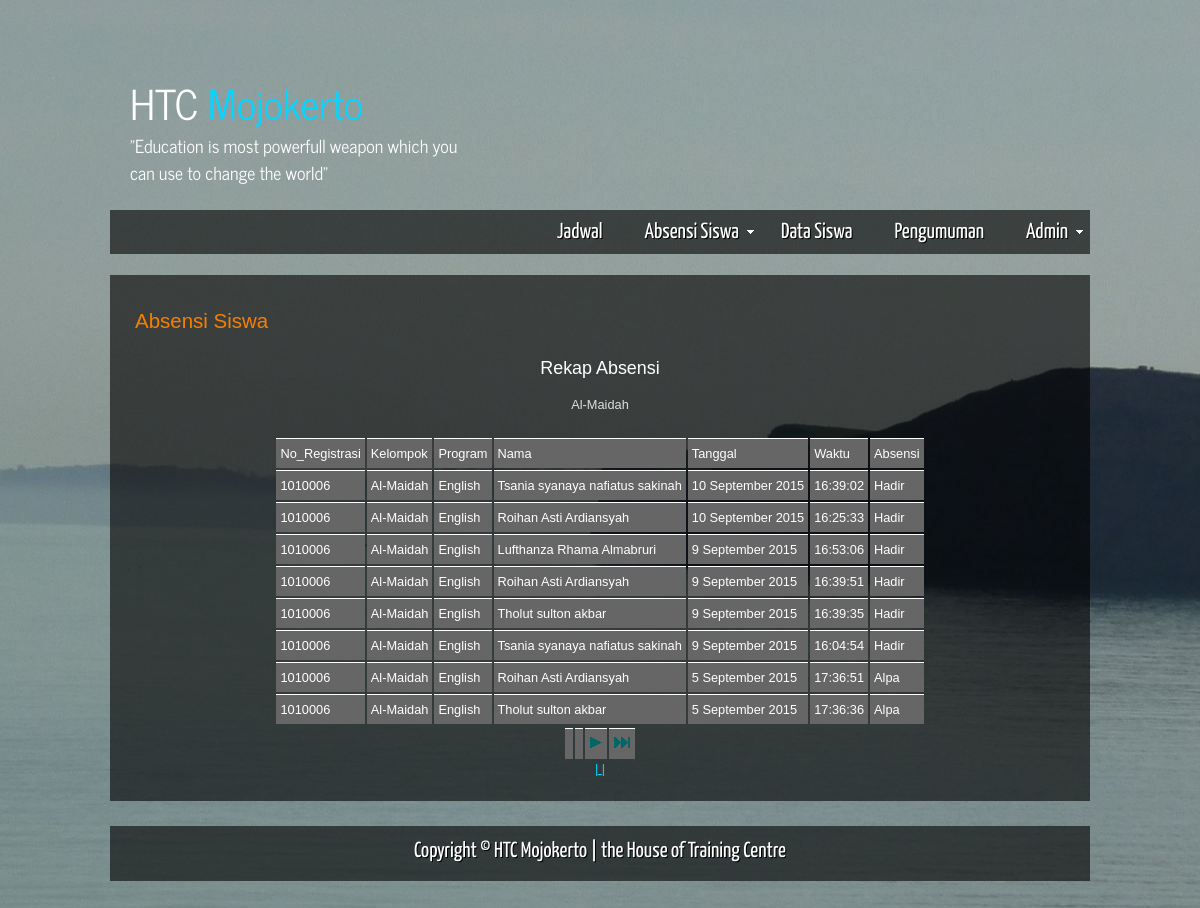
/Absensi/rekapabsensi.php?Group=Al-Maidah, run on the app's committed database.
### tables this page shows
CREATE TABLE IF NOT EXISTS `data_siswa` (
  `Group` varchar(20) NOT NULL,
  `Program` varchar(32) NOT NULL,
  `No_Registrasi` int(11) NOT NULL AUTO_INCREMENT,
  `Nama` varchar(35) NOT NULL,
  `Nama_panggilan` varchar(10) NOT NULL,
  `Tempat_Tanggal_Lahir` varchar(40) NOT NULL,
  `Jenis_kelamin` varchar(10) NOT NULL,
  `No_Hp` varchar(15) DEFAULT NULL,
  `Alamat_Lengkap` varchar(200) DEFAULT NULL,
  `Nama_ayah` varchar(35) NOT NULL,
  `No_Hp_Ayah` varchar(15) DEFAULT NULL,
  `Nama_Ibu` varchar(35) NOT NULL,
  `No_Hp_Ibu` varchar(15) DEFAULT NULL,
  `Alamat_Orang_Tua` varchar(200) DEFAULT NULL,
  `Date_of_joint` varchar(20) NOT NULL,
  `Sistem_Administrasi` varchar(200) DEFAULT NULL,
  `Catatan` varchar(200) DEFAULT NULL,
  `Foto` varchar(100) DEFAULT NULL,
  PRIMARY KEY (`No_Registrasi`),
  UNIQUE KEY `No_Registrasi` (`No_Registrasi`)
);

CREATE TABLE IF NOT EXISTS `absensi` (
  `No` int(11) NOT NULL AUTO_INCREMENT,
  `No_Registrasi` varchar(32) NOT NULL,
  `Kelompok` varchar(32) NOT NULL,
  `Program` varchar(32) NOT NULL,
  `Nama` varchar(32) NOT NULL,
  `Tanggal` varchar(32) NOT NULL,
  `Waktu` varchar(32) NOT NULL,
  `Absensi` varchar(32) NOT NULL,
  PRIMARY KEY (`No`)
);

### Absensi/rekapabsensi.php (the view, shortened to what this page needs)
<?php require_once('../Connections/Server_HTC.php'); ?>
<?php
if (!function_exists("GetSQLValueString")) {
function GetSQLValueString($theValue, $theType, $theDefinedValue = "", $theNotDefinedValue = "")
{
  $theValue = get_magic_quotes_gpc() ? stripslashes($theValue) : $theValue;
  $theValue = function_exists("mysql_real_escape_string") ? mysql_real_escape_string($theValue) : mysql_escape_string($theValue);
  switch ($theType) {
    case "text":
      $theValue = ($theValue != "") ? "'" . $theValue . "'" : "NULL";
      break;
  }
  return $theValue;
}
}
$currentPage = $_SERVER["PHP_SELF"];
$maxRows_Recordset1 = 8;
$pageNum_Recordset1 = 0;
$startRow_Recordset1 = $pageNum_Recordset1 * $maxRows_Recordset1;
$colname_Recordset1 = "-1";
if (isset($_GET['Group'])) {
  $colname_Recordset1 = $_GET['Group'];
}
$query_Recordset1 = sprintf("SELECT * FROM absensi WHERE Kelompok = %s ORDER BY `No` DESC", GetSQLValueString($colname_Recordset1, "text"));
$query_limit_Recordset1 = sprintf("%s LIMIT %d, %d", $query_Recordset1, $startRow_Recordset1, $maxRows_Recordset1);
$Recordset1 = mysql_query($query_limit_Recordset1, $Server_HTC) or die(mysql_error());
$row_Recordset1 = mysql_fetch_assoc($Recordset1);
if (isset($_GET['totalRows_Recordset1'])) {
  $totalRows_Recordset1 = $_GET['totalRows_Recordset1'];
} else {
  $all_Recordset1 = mysql_query($query_Recordset1);
  $totalRows_Recordset1 = mysql_num_rows($all_Recordset1);
}
$totalPages_Recordset1 = ceil($totalRows_Recordset1/$maxRows_Recordset1)-1;
$colname_Recordset3 = "-1";
if (isset($_GET['Group'])) {
  $colname_Recordset3 = $_GET['Group'];
}
$query_Recordset3 = sprintf("SELECT `Group`, Program, No_Registrasi, Nama FROM data_siswa WHERE `Group` = %s", GetSQLValueString($colname_Recordset3, "text"));
$Recordset3 = mysql_query($query_Recordset3, $Server_HTC) or die(mysql_error());
$row_Recordset3 = mysql_fetch_assoc($Recordset3);
$queryString_Recordset1 = "";
if (!empty($_SERVER['QUERY_STRING'])) {
  $params = explode("&", $_SERVER['QUERY_STRING']);
  $newParams = array();
  foreach ($params as $param) {
    if (stristr($param, "pageNum_Recordset1") == false &&
        stristr($param, "totalRows_Recordset1") == false) {
      array_push($newParams, $param);
    }
  }
  if (count($newParams) != 0) {
    $queryString_Recordset1 = "&" . htmlentities(implode("&", $newParams));
  }
}
$queryString_Recordset1 = sprintf("&totalRows_Recordset1=%d%s", $totalRows_Recordset1, $queryString_Recordset1);
?>
<!DOCTYPE HTML>
<html>
<head>
  <link rel="stylesheet" type="text/css" href="../css/style.css" />
</head>
<body>
  <div id="main">
    <header>
      <div id="logo">
        <div id="logo_text">
          <h1><a href="../index.php">HTC<span class="logo_colour"> Mojokerto</span></a></h1>
          <h2>&quot;Education is most powerfull weapon which you can use to change the world&quot;</h2>
        </div>
      </div>
      <nav>
        <div id="menu_container">
          <ul class="sf-menu" id="nav">
            <li><a href="../index.php">Jadwal</a></li>
                        <li><a href="#">Absensi Siswa</a>
			</li>
<li><a href="../HTCstudent.php">Data Siswa</a></li>
            <li><a href="#">Pengumuman</a></li>
             <li><a href="#">Admin</a>
        </div>
      </nav>
    </header>
<div id="site_content">
  <div>
    <h2>Absensi Siswa</h2>
<center>
<h3>Rekap Absensi</h3>
<p><?php echo $row_Recordset3['Group']; ?></p>
<table border="0">
  <tr>
    <td>No_Registrasi</td>
    <td>Kelompok</td>
    <td>Program</td>
    <td>Nama</td>
    <td>Tanggal</td>
    <td>Waktu</td>
    <td>Absensi</td>
  </tr>
  <?php do { ?>
    <tr>
      <td><?php echo $row_Recordset1['No_Registrasi']; ?></td>
      <td><?php echo $row_Recordset1['Kelompok']; ?></td>
      <td><?php echo $row_Recordset1['Program']; ?></td>
      <td><?php echo $row_Recordset1['Nama']; ?></td>
      <td><?php echo $row_Recordset1['Tanggal']; ?></td>
      <td><?php echo $row_Recordset1['Waktu']; ?></td>
      <td><?php echo $row_Recordset1['Absensi']; ?></td>
    </tr>
    <?php } while ($row_Recordset1 = mysql_fetch_assoc($Recordset1)); ?>
</table>
<table border="0">
  <tr>
    <td><?php if ($pageNum_Recordset1 > 0) {  ?>
          <a href="<?php printf("%s?pageNum_Recordset1=%d%s", $currentPage, 0, $queryString_Recordset1); ?>"><img src="First.gif" border=0></a>
          <?php }  ?>
    </td>
    <td><?php if ($pageNum_Recordset1 > 0) {  ?>
          <a href="<?php printf("%s?pageNum_Recordset1=%d%s", $currentPage, max(0, $pageNum_Recordset1 - 1), $queryString_Recordset1); ?>"><img src="Previous.gif" border=0></a>
          <?php }  ?>
    </td>
    <td><?php if ($pageNum_Recordset1 < $totalPages_Recordset1) {  ?>
          <a href="<?php printf("%s?pageNum_Recordset1=%d%s", $currentPage, min($totalPages_Recordset1, $pageNum_Recordset1 + 1), $queryString_Recordset1); ?>"><img src="Next.gif" border=0></a>
          <?php }  ?>
    </td>
    <td><?php if ($pageNum_Recordset1 < $totalPages_Recordset1) {  ?>
          <a href="<?php printf("%s?pageNum_Recordset1=%d%s", $currentPage, $totalPages_Recordset1, $queryString_Recordset1); ?>"><img src="Last.gif" border=0></a>
          <?php }  ?>
    </td>
  </tr>
</table>
<a href="rekapabsensi.php?Group=<?php echo $row_Recordset1['Kelompok']; ?>">| <?php echo $row_Recordset1['Kelompok']; ?> |</a>
</center>
</div>
</div>
    <footer>
      <p>Copyright &copy; HTC Mojokerto | <a href="#">the House of Training Centre</a></p>
</footer>
  </div>
</body>
</html>

### css/style.css (style rules this page uses)
html { height: 100%; }
* { margin: 0; padding: 0; }
article, aside, figure, footer, header, hgroup, nav, section { display:block; }
body { font: normal .80em arial, sans-serif; background: #FFF url(../images/back.jpg) no-repeat center fixed; color: #DDD; }
p { padding: 0 0 20px 0; line-height: 1.7em; }
img { border: 0; }
h1, h2, h3, h4, h5, h6 { color: #362C20; letter-spacing: 0em; padding: 0 0 5px 0; }
h1, h2, h3 { font: normal 140% arial, sans-serif; margin: 0 0 15px 0; padding: 15px 0 5px 0; color: #FFF; }
h2 { font-size: 160%; padding: 9px 0 5px 0; color: #F67F00; }
h3 { font-size: 140%; padding: 5px 0 0 0; }
a, a:hover { outline: none; text-decoration: underline; color: #09D4FF; }
ul { margin: 2px 0 22px 17px; }
ul li { list-style-type: circle; margin: 0 0 3px 0; padding: 0 0 4px 5px; line-height: 1.5em; }
#main, nav, #container, #logo, #site_content, footer { margin-left: auto; margin-right: auto; }
#main { margin: 50px auto; width: 980px; padding-bottom: 30px; }
header { background: transparent; height: 225px; }
#logo { width: 330px; float: left; height: 100px; color: #888; padding: 20px; margin-bottom: 20px; }
#logo h1, #logo h2 { font: normal 320% 'News Cycle', arial, sans-serif; border-bottom: 0; text-transform: none; margin: 0; }
#logo_text h1, #logo_text h1 a, #logo_text h1 a:hover { padding: 0; color: #FFF; text-decoration: none; }
#logo_text h1 a .logo_colour { color: #09D4FF; }
#logo_text h2 { font-size: 140%; padding: 0 0 0 0; color: #FFF; }
nav { float: left; height: 44px; width: 980px; margin: 0 auto 0 auto; color: #FFF; background: transparent url(../images/transparent.png); }
#menu_container { width: 980px; margin: 0 auto 0 auto; }
#site_content { width: 930px; overflow: hidden; margin: 0px auto 0 auto; padding: 25px; background: transparent url(../images/transparent.png); }
footer { width: 980px; font: 170% 'Yanone Kaffeesatz', arial, sans-serif; text-shadow: 1px 1px #000; height: 30px; padding: 5px 0 20px 0; text-align: center; color: #FFF; margin-top: 25px; background: transparent url(../images/transparent.png); }
footer p { line-height: 1.7em; padding: 0 0 10px 0; }
footer a { color: #FFF; text-decoration: none; }
table { margin: 0px 0 0px 0; }
table tr th, table tr td { background: #70D4E6; color: #FFF; padding: 7px 4px; text-align: left; }
table tr td { background: #666666; color: #FFF; border-top: 1px solid #FFF; }
ul.sf-menu,ul.sf-menu * { margin: 0; padding: 0; }
ul.sf-menu { display: block; position: relative; }
ul.sf-menu li { display: block; list-style: none; float: left; position: relative; }
ul.sf-menu a { display: block; position: relative; }
ul#nav { float: right; }
ul#nav li a { padding:7px 20px 6px 20px; font: 170% 'Yanone Kaffeesatz', arial, sans-serif; text-shadow: 1px 1px #000; text-decoration: none; color: #FFF; margin-right: 2px; }

### data on the page
data_siswa: Group "Al-Maidah"
absensi: No_Registrasi "1010006", Kelompok "Al-Maidah", Program "English", Nama "Tsania syanaya nafiatus sakinah", Tanggal "10 September 2015", Waktu "16:39:02", Absensi "Hadir"
absensi: No_Registrasi "1010006", Kelompok "Al-Maidah", Program "English", Nama "Roihan Asti Ardiansyah", Tanggal "10 September 2015", Waktu "16:25:33", Absensi "Hadir"
absensi: No_Registrasi "1010006", Kelompok "Al-Maidah", Program "English", Nama "Lufthanza Rhama Almabruri", Tanggal "9 September 2015", Waktu "16:53:06", Absensi "Hadir"
absensi: No_Registrasi "1010006", Kelompok "Al-Maidah", Program "English", Nama "Roihan Asti Ardiansyah", Tanggal "9 September 2015", Waktu "16:39:51", Absensi "Hadir"
absensi: No_Registrasi "1010006", Kelompok "Al-Maidah", Program "English", Nama "Tholut sulton akbar", Tanggal "9 September 2015", Waktu "16:39:35", Absensi "Hadir"
absensi: No_Registrasi "1010006", Kelompok "Al-Maidah", Program "English", Nama "Tsania syanaya nafiatus sakinah", Tanggal "9 September 2015", Waktu "16:04:54", Absensi "Hadir"
absensi: No_Registrasi "1010006", Kelompok "Al-Maidah", Program "English", Nama "Roihan Asti Ardiansyah", Tanggal "5 September 2015", Waktu "17:36:51", Absensi "Alpa"
absensi: No_Registrasi "1010006", Kelompok "Al-Maidah", Program "English", Nama "Tholut sulton akbar", Tanggal "5 September 2015", Waktu "17:36:36", Absensi "Alpa"
